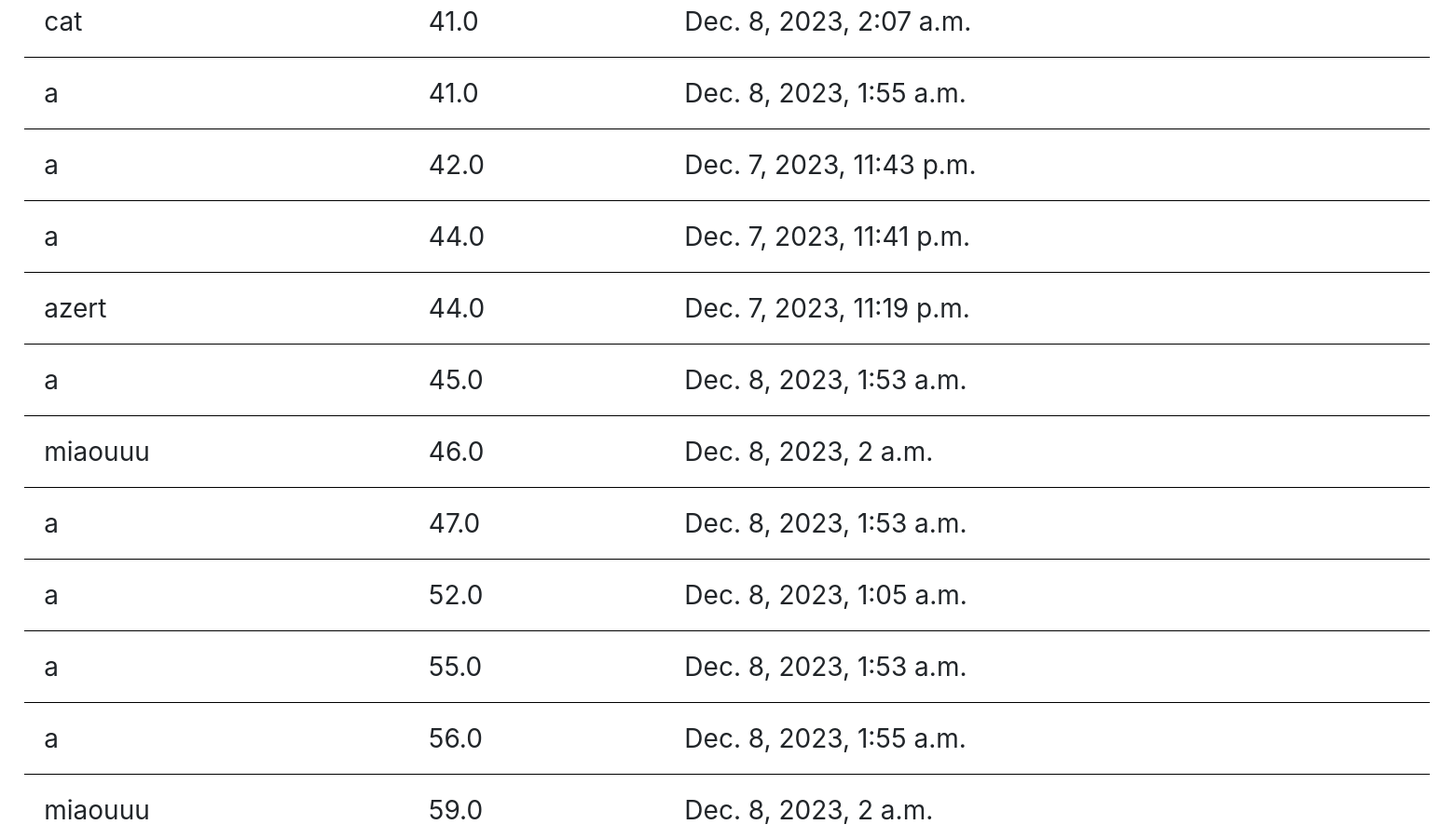
The page /Leaderboards/ (middle part) on the database as committed earlier.
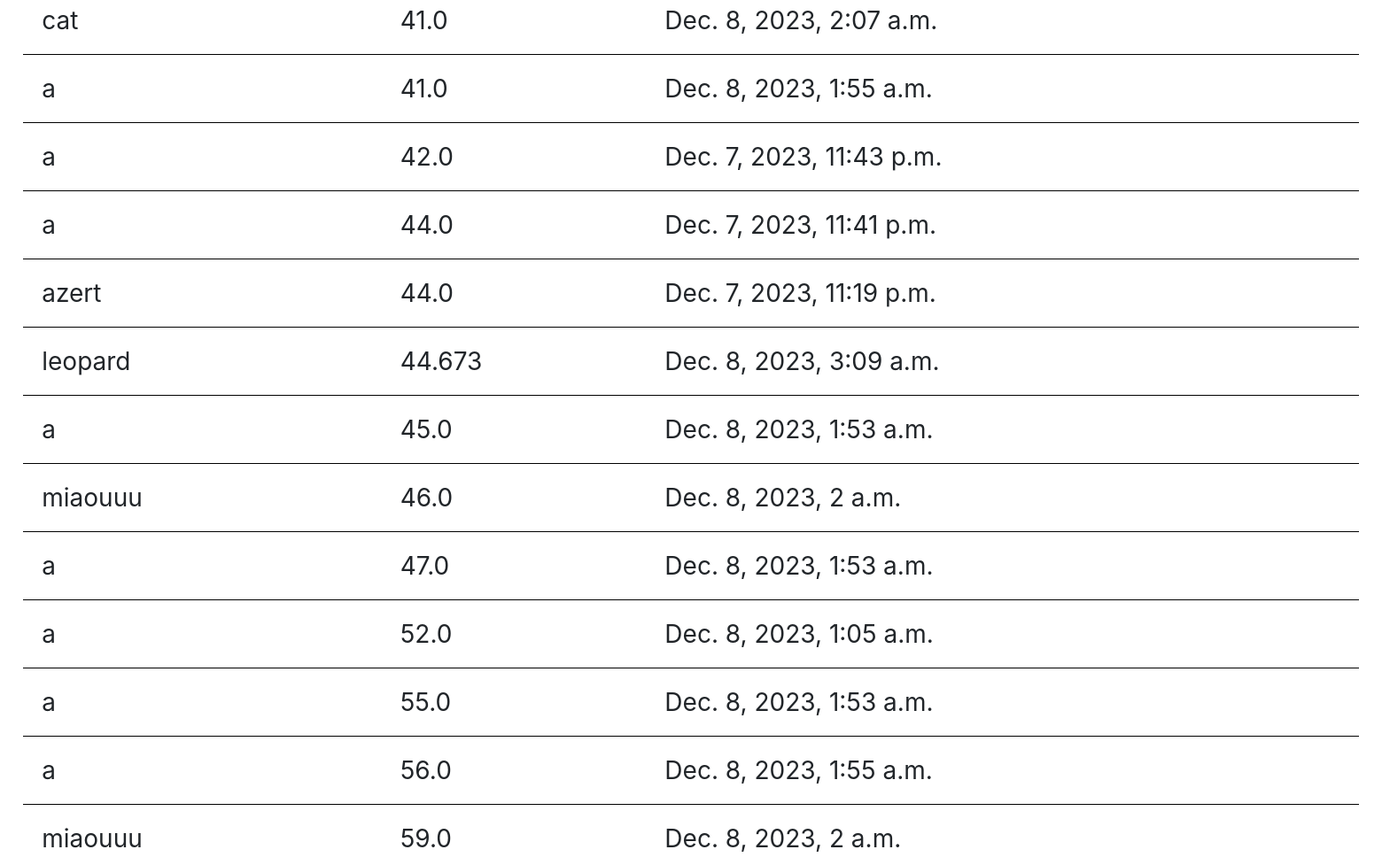
The same page on the database as committed later.
### MyApp/models.py (models this page shows)
class Score(models.Model):
    user = models.ForeignKey(User, on_delete=models.CASCADE)
    score_value = models.FloatField()
    timestamp = models.DateTimeField(auto_now_add=True)

### MyApp/views.py (the view)
# urls.py: path("Leaderboards/", views.LeaderboardPage, name="Leaderboards"),
def LeaderboardPage(request):
    return render(request, "Leaderboards.html", {"topScores": Score.objects.order_by("-score_value")[::-1]})

### MyApp/templates/Leaderboards.html (shortened to what this page needs)
{% extends "header.html" %}
{% block content %}
<!DOCTYPE html>
<html lang="en">
<head>
    <link href="https://stackpath.bootstrapcdn.com/bootstrap/4.3.1/css/bootstrap.min.css" rel="stylesheet">
</head>
<body>
    <div class="container mt-5">
        <table class="table">
            <tbody>
                {% for score in topScores %}
                    <tr>
                        <td>{{ score.user }}</td>
                        <td>{{ score.score_value }}</td>
                        <td>{{ score.timestamp }}</td>
                    </tr>
                {% endfor %}
            </tbody>
        </table>
    </div>
</body>
</html>
{% endblock %}

Rows that differ between the two databases and show on the page:
added Score: user "leopard", score_value "44.673", timestamp "Dec. 8, 2023, 3:09 a.m."
